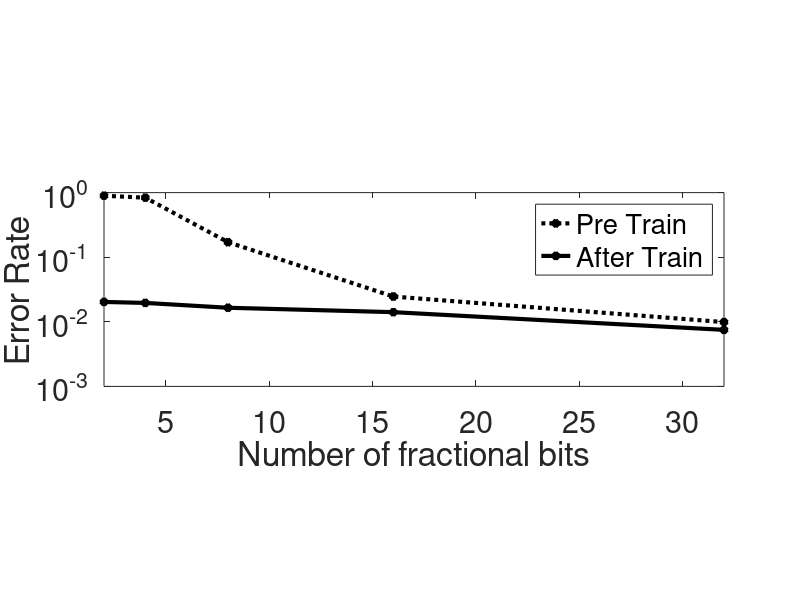

Source code (MATLAB):
nbits = [2, 4, 8, 16, 32]
% nbits = [1, 2, 3, 4, 5, 6]

% pre_train_acc = [0.78920001, 0.82190001, 0.93260014, 0.98160011, 0.99110007, 0.99300015];
% post_train_acc = [0.99360013, 0.99360013, 0.99360013, 0.99360007, 0.99360013, 0.99400008];
% fp_pre_train_acc = [0.1045, 0.16580001, 0.82910001, 0.97539997, 0.99010003, 0.99290001];
% fp_post_train_acc = [0.97970003, 0.98040003, 0.9835, 0.98589998, 0.99250001, 0.9939];
fp_pre_train_acc = 1 - [0.1045, 0.16580001, 0.82910001, 0.97539997, 0.99010003];
fp_post_train_acc = 1 - [0.97970003, 0.98040003, 0.9835, 0.98589998, 0.99250001];

figure
% subplot(2,1,1)
plot(nbits,fp_pre_train_acc, '*:black','LineWidth',3);
hold on
plot(nbits,fp_post_train_acc,'*-black','LineWidth',3);
lgd = legend('Pre Train', 'After Train');
set(lgd, 'FontSize', 22);
xlabel('Number of fractional bits','FontSize',22);
ylabel('Error Rate','FontSize',22);
set(gca,'fontsize',22);

x_width=3.25 ;y_width=1.125
set(gcf,'Units','normalized');
set(gcf,'Position',[0 0 x_width y_width]);
set(gca,'XLim',[2 32])
set(gca,'yscale','log')
pbaspect([3.2 1 1])

% subplot(2,1,2)
% plot(nbits(4:6),fp_pre_train_acc(4:6), '*:black','LineWidth',3);
% hold on
% plot(nbits(4:6),fp_post_train_acc(4:6),'*-black','LineWidth',3);
% lgd = legend('Pre Train', 'After Train');
% set(lgd, 'FontSize', 22);
% xlabel('Number of fractional bits','FontSize',22);
% ylabel('Test Accuracy','FontSize',22);
% set(gca,'fontsize',22);
% 
% 
% x_width=3.25 ;y_width=1.125
% set(gcf,'Units','normalized');
% set(gcf,'Position',[0 0 x_width y_width]);
% set(gca,'XLim',[16 64])
% pbaspect([3.2 1 1])

% set(gca,'XTick',(1:1:64))

